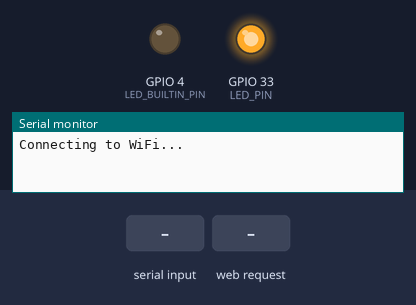
This sketch was run on a simulated ESP32. Parts: output pins drawn as LEDs (lit = HIGH), the last lines printed to the serial monitor. Dashed ring = blinking. The inputs (shaded band) are chosen by the test bench. WiFi joins after 1.5 s; servers stay silent unless stated; the camera gives no picture.

Above: at 0.6 s.
At 3.0 s:
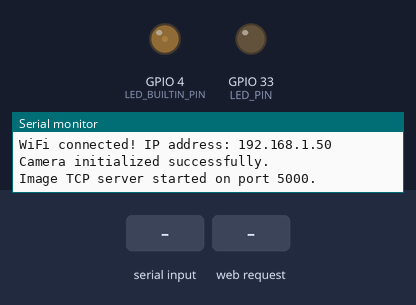
3.1 s: "capture\n" received over Serial
At 3.11 s:
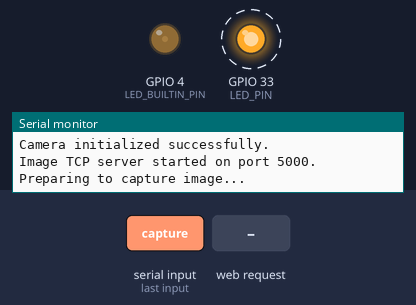
6.1 s: HTTP request GET /capture received
Timing chart, 0 to 9.1 s (numbered marks = the images above; inputs shaded):
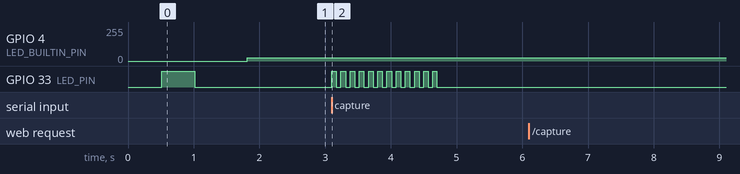

Measured:
- after the input at 3.1 s, GPIO 33 (LED_PIN): alternates HIGH for 0.07 s and LOW for 0.07 s, 24 changes in all, then stays LOW, starting at once

The sketch:

EDUSAT_CameraPayload_Sample01.ino
```cpp
#include <Arduino.h>
#include "esp_camera.h"
#include <WiFi.h>

// ========================== WiFi Configuration ===========================
/**
 * @section WiFi
 * WiFi network credentials and host settings for ESP32-CAM.
 */
const char* WIFI_SSID     = "Hack";         // WiFi network SSID
const char* WIFI_PASSWORD = "by56by56";     // WiFi password
const char* MyHostName    = "EDUSAT PAYLOAD"; // Hostname for DHCP

// ====================== Camera Pin Configuration (AI-Thinker) ============
/**
 * @section Camera Pin Mapping
 * Pin definitions for the AI-Thinker ESP32-CAM module.
 * DO NOT modify unless using a custom ESP32-CAM hardware variant.
 */
#define PWDN_GPIO_NUM     32   // Power down
#define RESET_GPIO_NUM    -1   // Reset (not used)
#define XCLK_GPIO_NUM      0   // External clock
#define SIOD_GPIO_NUM     26   // SCCB data
#define SIOC_GPIO_NUM     27   // SCCB clock
#define Y9_GPIO_NUM       35   // D7
#define Y8_GPIO_NUM       34   // D6
#define Y7_GPIO_NUM       39   // D5
#define Y6_GPIO_NUM       36   // D4
#define Y5_GPIO_NUM       21   // D3
#define Y4_GPIO_NUM       19   // D2
#define Y3_GPIO_NUM       18   // D1
#define Y2_GPIO_NUM        5   // D0
#define VSYNC_GPIO_NUM    25   // Vertical sync
#define HREF_GPIO_NUM     23   // Horizontal reference
#define PCLK_GPIO_NUM     22   // Pixel clock

// =========================== LED Configuration ===========================
/**
 * @section LED
 * LED_PIN is an external status LED (active HIGH).
 * LED_BUILTIN_PIN is the onboard LED (may not exist on all ESP32-CAM modules).
 */
#define LED_PIN         33     // External status LED
#define LED_BUILTIN_PIN  4     // On-board LED (optional, not present on all modules)

// ======================== TCP Server Configuration =======================
/**
 * @section TCP Server
 * imageServer: TCP server on port 5000 for image data transmission.
 * imageClient: The currently connected client to the server.
 */
WiFiServer imageServer(5000);
WiFiClient imageClient;

// ======================= Timing & State Variables ========================
/**
 * @section Runtime State
 * Timing and runtime flags for LED indication and image capture control.
 */
unsigned long ledPreviousMillis = 0;      // Stores last time the LED was toggled
const long ledBlinkInterval    = 500;     // Interval for blinking LED when connecting (ms)
const long ledCaptureInterval  = 70;      // Fast LED blink interval during image capture (ms)
bool wifiConnected             = false;   // Flag: WiFi connection status
bool capturing                 = false;   // Flag: Image capture request state

// ===================== Utility & Helper Function Prototypes ===============
void logPrintln(const String& msg);
void wifiBlinkHandle();
void captureBlinkHandle();
void setupCamera();
void waitForCaptureCommand();

// ========================= Utility & Helper Functions =====================

/**
 * @brief   Print a message to Serial (log channel).
 * @param   msg  The message to print.
 */
void logPrintln(const String& msg) {
    Serial.println(msg);
}

/**
 * @brief   Blink the external LED non-blocking while WiFi is not connected.
 *          Useful for visual feedback during network initialization.
 */
void wifiBlinkHandle() {
    unsigned long now = millis();
    static int ledState = LOW;
    if (now - ledPreviousMillis >= ledBlinkInterval) {
        ledPreviousMillis = now;
        ledState = !ledState;
        digitalWrite(LED_PIN, ledState);
    }
}

/**
 * @brief   Fast non-blocking blink of LED during active image capture.
 *          Visually signals that camera is busy capturing or processing.
 */
void captureBlinkHandle() {
    unsigned long now = millis();
    static int ledState = LOW;
    if (now - ledPreviousMillis >= ledCaptureInterval) {
        ledPreviousMillis = now;
        ledState = !ledState;
        digitalWrite(LED_PIN, ledState);
    }
}

/**
 * @brief   Initialize the ESP32-CAM hardware with the correct configuration.
 *          - Sets frame size, quality, and format.
 *          - Maps all camera pins.
 *          - Halts with error if camera setup fails.
 */
void setupCamera() {
    camera_config_t config;
    config.ledc_channel = LEDC_CHANNEL_0;
    config.ledc_timer = LEDC_TIMER_0;
    config.pin_d0 = Y2_GPIO_NUM;
    config.pin_d1 = Y3_GPIO_NUM;
    config.pin_d2 = Y4_GPIO_NUM;
    config.pin_d3 = Y5_GPIO_NUM;
    config.pin_d4 = Y6_GPIO_NUM;
    config.pin_d5 = Y7_GPIO_NUM;
    config.pin_d6 = Y8_GPIO_NUM;
    config.pin_d7 = Y9_GPIO_NUM;
    config.pin_xclk = XCLK_GPIO_NUM;
    config.pin_pclk = PCLK_GPIO_NUM;
    config.pin_vsync = VSYNC_GPIO_NUM;
    config.pin_href = HREF_GPIO_NUM;
    config.pin_sccb_sda = SIOD_GPIO_NUM;
    config.pin_sccb_scl = SIOC_GPIO_NUM;
    config.pin_pwdn = PWDN_GPIO_NUM;
    config.pin_reset = RESET_GPIO_NUM;
    config.xclk_freq_hz = 20000000;       // 20 MHz external clock
    config.pixel_format = PIXFORMAT_JPEG; // JPEG output format
    config.frame_size = FRAMESIZE_UXGA;   // 1600x1200 pixels (adjust for RAM constraints)
    config.jpeg_quality = 10;             // JPEG quality (lower = better, 0-63)
    config.fb_count = 1;                  // Frame buffer count (1 = minimum RAM usage)

    esp_err_t err = esp_camera_init(&config);
    if (err != ESP_OK) {
        logPrintln("Camera initialization failed! System halted.");
        while (1); // Infinite loop on critical failure
    }
    logPrintln("Camera initialized successfully.");
}

/**
 * @brief   Reads text-based commands from Serial.
 *          When the command "capture" (case-insensitive) is received,
 *          sets the capturing flag. Handles line breaks and overflow.
 */
void waitForCaptureCommand() {
    if (Serial.available()) {
        String cmd = Serial.readStringUntil('\n');
        cmd.trim();
        if (cmd == "capture") {capturing = true;} else {capturing = false;}
        cmd = "";
    }
}

// ============================ Arduino Setup =============================

/**
 * @brief Arduino setup routine.
 * - Initializes Serial interface.
 * - Configures status LEDs.
 * - Connects to WiFi network.
 * - Initializes camera hardware.
 * - Starts TCP server for image transmission.
 */
void setup() {
    // Initialize status LEDs (external and internal, if available)
    pinMode(LED_PIN, OUTPUT);
    digitalWrite(LED_PIN, LOW);
    pinMode(LED_BUILTIN_PIN, OUTPUT);
    digitalWrite(LED_BUILTIN_PIN, LOW);

    Serial.begin(115200); // USB-Serial debug/command channel
    delay(10);

    // Set device hostname for network identification
    WiFi.hostname(MyHostName);

    // Begin WiFi connection (station mode)
    WiFi.mode(WIFI_STA);
    WiFi.begin(WIFI_SSID, WIFI_PASSWORD);
    logPrintln("Connecting to WiFi...");
    while (WiFi.status() != WL_CONNECTED) {
        wifiBlinkHandle();
        delay(100);
    }
    wifiConnected = true;
    digitalWrite(LED_PIN, LOW);  // LED ON (solid) = WiFi connected
    logPrintln("WiFi connected! IP address: " + WiFi.localIP().toString());

    // Initialize camera
    setupCamera();

    // Start TCP server for image transfer
    imageServer.begin();
    logPrintln("Image TCP server started on port 5000.");
}

// ============================ Arduino Loop ==============================

/**
 * @brief Main program loop.
 * - Manages status LED for WiFi.
 * - Waits for and processes capture commands over Serial.
 * - Captures an image and streams it to a TCP client on port 5000.
 * - Ensures frame is always up-to-date by discarding previous buffers.
 */
void loop() {
    // If WiFi drops, keep blinking LED until reconnect
    if (!wifiConnected) {
        wifiBlinkHandle();
    }

    // Poll Serial for "capture" command
    waitForCaptureCommand();

    // If "capture" flag set, begin image acquisition and transfer process
    if (capturing) {
        logPrintln("Preparing to capture image...");

        // Provide fast blinking LED as busy indicator during capture
        unsigned long blinkStart = millis();
        const unsigned long blinkDuration = 1600; // ms for user feedback
        while (millis() - blinkStart < blinkDuration) {
            captureBlinkHandle();
        }
        digitalWrite(LED_PIN, LOW); // LED solid ON (ready for next)

        // Wait for TCP client to connect to image server (port 5000)
        logPrintln("Waiting for TCP client on port 5000...");
        imageClient = imageServer.accept();
        unsigned long waitTimeout = millis() + 10000; // 10 seconds timeout
        while (!imageClient && millis() < waitTimeout) {
            imageClient = imageServer.accept();
            delay(10);
        }
        if (!imageClient) {
            logPrintln("No TCP client connected. Capture aborted.");
            capturing = false;
            return;
        }
        logPrintln("TCP client connected. Capturing image...");

        // ======== IMPORTANT: Discard previous frames to ensure up-to-date image ========
        camera_fb_t* fb = NULL;
        for (int i = 0; i < 2; i++) {
            fb = esp_camera_fb_get();
            if (fb) esp_camera_fb_return(fb);
        }
        fb = esp_camera_fb_get(); // Now fb contains the latest image
        if (!fb) {
            logPrintln("Camera capture failed! Client disconnected.");
            imageClient.stop();
            capturing = false;
            return;
        }

        // ==== Send JPEG image size (uint32_t, little-endian) before JPEG data ====
        uint32_t img_len = fb->len;
        imageClient.write((uint8_t*)&img_len, sizeof(img_len));

        // ==== Send JPEG image data over TCP socket ====
        size_t bytes_sent = 0;
        while (bytes_sent < img_len) {
            size_t chunk = imageClient.write(fb->buf + bytes_sent, img_len - bytes_sent);
            if (chunk == 0) {
                delay(1);
                continue;
            }
            bytes_sent += chunk;
        }
        imageClient.clear();          // Ensure all data is sent before disconnect
        delay(50);                   // Short delay for network stability

        logPrintln("Image sent successfully. Bytes transmitted: " + String(img_len));
        esp_camera_fb_return(fb);    // Return frame buffer to driver for reuse
        imageClient.stop();          // Disconnect client after transfer
        logPrintln("TCP client disconnected.");
        capturing = false;

        // Set status LED ON to indicate device ready
        digitalWrite(LED_PIN, LOW);
    }

    // Optionally, keep built-in LED always OFF (if present)
    analogWrite(LED_BUILTIN_PIN, 25);
}
```
